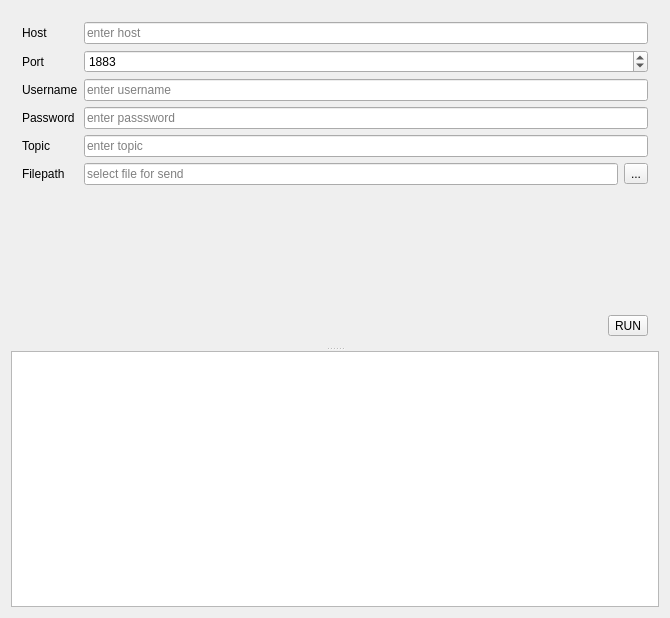
<?xml version="1.0" encoding="UTF-8"?>
<ui version="4.0">
 <class>MqttWidget</class>
 <widget class="QWidget" name="MqttWidget">
  <property name="geometry">
   <rect>
    <x>0</x>
    <y>0</y>
    <width>670</width>
    <height>618</height>
   </rect>
  </property>
  <property name="windowTitle">
   <string>Mqtt</string>
  </property>
  <property name="windowIcon">
   <iconset resource="resors.qrc">
    <normaloff>:/images/images/Send Email_100px.png</normaloff>:/images/images/Send Email_100px.png</iconset>
  </property>
  <layout class="QVBoxLayout" name="verticalLayout_2">
   <item>
    <widget class="QSplitter" name="splitter">
     <property name="orientation">
      <enum>Qt::Vertical</enum>
     </property>
     <widget class="QWidget" name="layoutWidget">
      <layout class="QVBoxLayout" name="verticalLayout">
       <item>
        <layout class="QGridLayout" name="gridLayout">
         <item row="0" column="0">
          <widget class="QLabel" name="HostLabel">
           <property name="text">
            <string>Host</string>
           </property>
          </widget>
         </item>
         <item row="0" column="1" colspan="2">
          <widget class="QLineEdit" name="hostLE">
           <property name="placeholderText">
            <string>enter host</string>
           </property>
          </widget>
         </item>
         <item row="1" column="0">
          <widget class="QLabel" name="PortLabel">
           <property name="text">
            <string>Port</string>
           </property>
          </widget>
         </item>
         <item row="1" column="1" colspan="2">
          <widget class="QSpinBox" name="portSB">
           <property name="maximum">
            <number>65535</number>
           </property>
           <property name="value">
            <number>1883</number>
           </property>
          </widget>
         </item>
         <item row="2" column="0">
          <widget class="QLabel" name="UsernameLabel">
           <property name="text">
            <string>Username</string>
           </property>
          </widget>
         </item>
         <item row="2" column="1" colspan="2">
          <widget class="QLineEdit" name="usernameLE">
           <property name="placeholderText">
            <string>enter username</string>
           </property>
          </widget>
         </item>
         <item row="3" column="0">
          <widget class="QLabel" name="PasswordLabel">
           <property name="text">
            <string>Password</string>
           </property>
          </widget>
         </item>
         <item row="3" column="1" colspan="2">
          <widget class="QLineEdit" name="passwordLE">
           <property name="echoMode">
            <enum>QLineEdit::Password</enum>
           </property>
           <property name="placeholderText">
            <string>enter passsword</string>
           </property>
          </widget>
         </item>
         <item row="4" column="0">
          <widget class="QLabel" name="TopicLabel">
           <property name="text">
            <string>Topic</string>
           </property>
          </widget>
         </item>
         <item row="4" column="1" colspan="2">
          <widget class="QLineEdit" name="topicLE">
           <property name="placeholderText">
            <string>enter topic</string>
           </property>
          </widget>
         </item>
         <item row="5" column="0">
          <widget class="QLabel" name="FilepathLabel">
           <property name="text">
            <string>Filepath</string>
           </property>
          </widget>
         </item>
         <item row="5" column="1">
          <widget class="QLineEdit" name="filePathLE">
           <property name="readOnly">
            <bool>true</bool>
           </property>
           <property name="placeholderText">
            <string>select file for send</string>
           </property>
          </widget>
         </item>
         <item row="5" column="2">
          <widget class="QToolButton" name="selectFilePathTB">
           <property name="text">
            <string>...</string>
           </property>
          </widget>
         </item>
        </layout>
       </item>
       <item>
        <spacer name="verticalSpacer">
         <property name="orientation">
          <enum>Qt::Vertical</enum>
         </property>
         <property name="sizeHint" stdset="0">
          <size>
           <width>20</width>
           <height>40</height>
          </size>
         </property>
        </spacer>
       </item>
       <item>
        <layout class="QHBoxLayout" name="horizontalLayout">
         <item>
          <spacer name="horizontalSpacer">
           <property name="orientation">
            <enum>Qt::Horizontal</enum>
           </property>
           <property name="sizeHint" stdset="0">
            <size>
             <width>40</width>
             <height>20</height>
            </size>
           </property>
          </spacer>
         </item>
         <item>
          <widget class="QToolButton" name="runTB">
           <property name="text">
            <string>RUN</string>
           </property>
           <property name="icon">
            <iconset resource="resors.qrc">
             <normaloff>:/images/images/Exercise_100px.png</normaloff>:/images/images/Exercise_100px.png</iconset>
           </property>
           <property name="toolButtonStyle">
            <enum>Qt::ToolButtonTextUnderIcon</enum>
           </property>
          </widget>
         </item>
        </layout>
       </item>
      </layout>
     </widget>
     <widget class="Console" name="console"/>
    </widget>
   </item>
  </layout>
 </widget>
 <layoutdefault spacing="6" margin="11"/>
 <customwidgets>
  <customwidget>
   <class>Console</class>
   <extends>QPlainTextEdit</extends>
   <header location="global">console.h</header>
  </customwidget>
 </customwidgets>
 <resources>
  <include location="resors.qrc"/>
 </resources>
 <connections/>
</ui>
